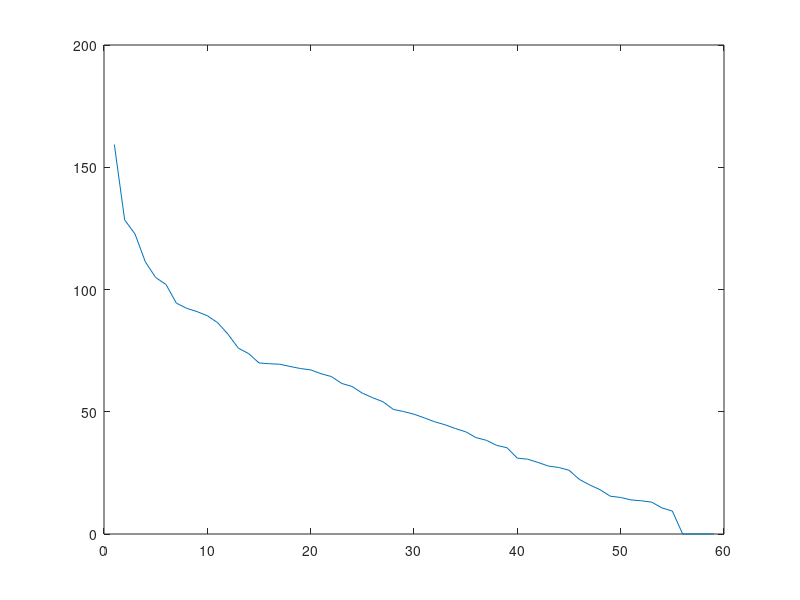

MATLAB code to generate this figure:
clc;
clear;
trainset=csvread('trainset.csv');
testset=csvread('testset1.csv');
trainx=trainset(:,1:59);
trainy=trainset(:,60);
testx=testset(:,1:59);
testy=testset(:,60);
[numsamp,numfea]=size(trainx);
%%%normalize
meantrain=mean(trainx);
stdtrain=std(trainx);
meantest=mean(testx);
stdtest=std(testx);
for i=1:numfea
train_x(:,i)=(trainx(:,i)-meantrain(i))/stdtrain(i);
test_x(:,i)=(testx(:,i)-meantest(i))/stdtest(i);
end
a=svd(train_x);
figure(1)
plot(a);
%[B,Z,evals,Xrecon,mu]=pcaPmtk(train_x);